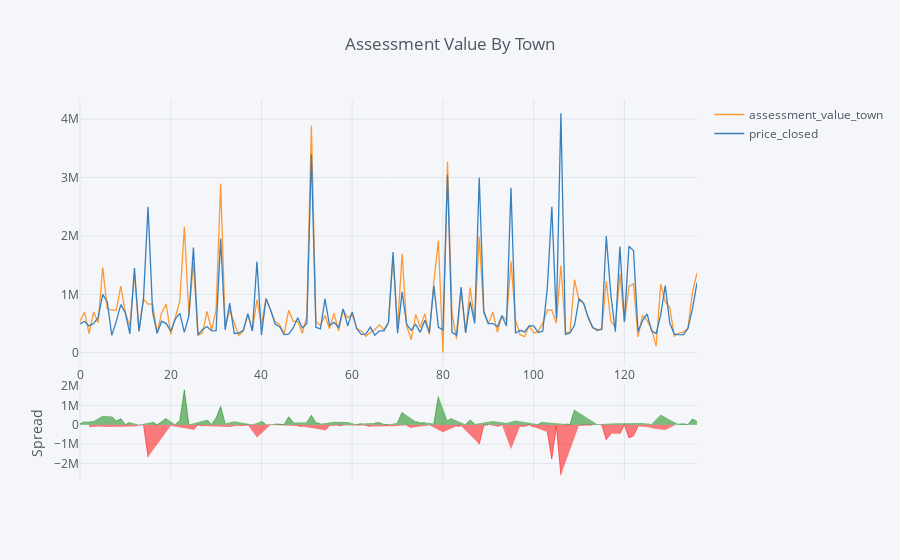

The cell this chart's notebook holds for it:
### Markdown cell above
Thus, we can see that Year is potentially a useful feature for our prediction. However, since its range is different than the rest, we might need to scale this feature

### Code cell
df[['assessment_value_town','price_closed']].iplot(kind='spread',title='Assessment Value By Town')

### Figure 1 — Plotly figure (JSON) as saved in the notebook; plotly's stock layout.template omitted (floating-point values rounded to 4 significant figures; data arrays with more than 128 entries replaced by an {"elided": "..."} marker saying what was removed)
{"data": [{"line": {"color": "rgba(255, 153, 51, 1.0)", "dash": "solid", "width": 1.3}, "mode": "lines", "name": "assessment_value_town", "text": "", "type": "scatter", "x": {"elided": "137 int values"}, "y": {"elided": "137 float values"}}, {"line": {"color": "rgba(55, 128, 191, 1.0)", "dash": "solid", "width": 1.3}, "mode": "lines", "name": "price_closed", "text": "", "type": "scatter", "x": {"elided": "137 int values"}, "y": {"elided": "137 int values"}}, {"connectgaps": false, "fill": "tozeroy", "line": {"color": "red", "dash": "solid", "width": 0.5}, "mode": "lines", "name": "Spread", "showlegend": false, "type": "scatter", "x": {"elided": "137 int values"}, "xaxis": "x2", "y": {"elided": "137 mixed values"}, "yaxis": "y2"}, {"connectgaps": false, "fill": "tozeroy", "line": {"color": "green", "dash": "solid", "width": 0.5}, "mode": "lines", "name": "Spread", "showlegend": false, "type": "scatter", "x": {"elided": "137 int values"}, "xaxis": "x2", "y": {"elided": "137 mixed values"}, "yaxis": "y2"}], "layout": {"hovermode": "x", "legend": {"bgcolor": "#F5F6F9", "font": {"color": "#4D5663"}}, "paper_bgcolor": "#F5F6F9", "plot_bgcolor": "#F5F6F9", "title": "Assessment Value By Town", "titlefont": {"color": "#4D5663"}, "xaxis1": {"gridcolor": "#E1E5ED", "showgrid": true, "tickfont": {"color": "#4D5663"}, "title": "", "titlefont": {"color": "#4D5663"}, "zerolinecolor": "#E1E5ED"}, "xaxis2": {"anchor": "y2", "gridcolor": "#E1E5ED", "showgrid": true, "showticklabels": false, "tickfont": {"color": "#4D5663"}, "title": "", "titlefont": {"color": "#4D5663"}, "zerolinecolor": "#E1E5ED"}, "yaxis1": {"domain": [0.3, 1], "gridcolor": "#E1E5ED", "showgrid": true, "tickfont": {"color": "#4D5663"}, "title": "", "titlefont": {"color": "#4D5663"}, "zerolinecolor": "#E1E5ED"}, "yaxis2": {"domain": [0, 0.25], "gridcolor": "#E1E5ED", "showgrid": true, "tickfont": {"color": "#4D5663"}, "title": "Spread", "titlefont": {"color": "#4D5663"}, "zerolinecolor": "#E1E5ED"}}}
